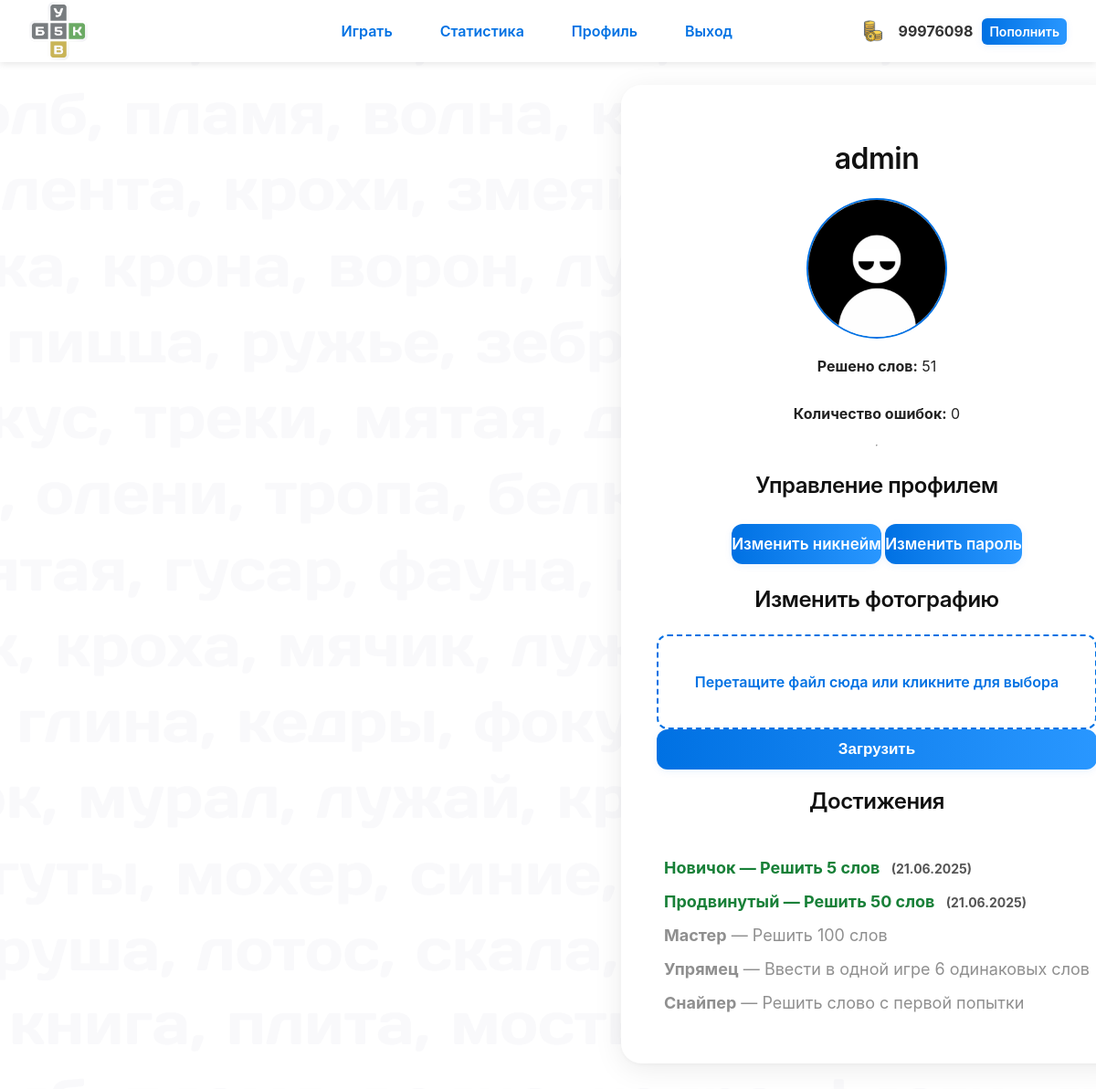
The app's page /profile (signed in) with its own data.
### app.py (models this page shows, shortened)
class User(UserMixin, db.Model):
    id = db.Column(db.Integer, primary_key=True)
    username = db.Column(db.String(50), unique=True, nullable=False)
    password_hash = db.Column(db.String(128), nullable=False)
    solved_count = db.Column(db.Integer, default=0)
    total_errors = db.Column(db.Integer, default=0)  # Общее количество
    solved_day = db.Column(db.Integer, default=0)
    solved_week = db.Column(db.Integer, default=0)
    solved_month = db.Column(db.Integer, default=0)
    stats_updated_at = db.Column(db.DateTime, default=datetime.utcnow)
    avatar_url = db.Column(db.String(255), nullable=True)
    coin_balance = db.Column(db.Integer, default=0)
    win_streak = db.Column(db.Integer, default=0)

class Achievement(db.Model):
    __tablename__ = 'achievement'
    id = db.Column(db.Integer, primary_key=True)
    name = db.Column(db.String(100), nullable=False)
    description = db.Column(db.String(255), nullable=False)
    type = db.Column(db.String(50), nullable=False)  # solved_count, repeat_guess, first_try...
    threshold = db.Column(db.Integer, nullable=False)

class UserAchievement(db.Model):
    __tablename__ = 'user_achievement'
    id = db.Column(db.Integer, primary_key=True)
    user_id = db.Column(db.Integer, db.ForeignKey('user.id'), nullable=False)
    achievement_id = db.Column(db.Integer, db.ForeignKey('achievement.id'), nullable=False)
    achieved_at = db.Column(db.DateTime, default=datetime.utcnow)

### app.py (the view)
@app.route('/profile')
@login_required
def profile():
    user = current_user
    all_achievements = Achievement.query.all()
    user_achievements = UserAchievement.query.filter_by(user_id=user.id).all()
    user_achievement_ids = {ua.achievement_id for ua in user_achievements}
    user_achievement_dates = {ua.achievement_id: ua.achieved_at for ua in user_achievements}
    return render_template(
        'profile.html',
        user=user,
        editable=True,
        all_achievements=all_achievements,
        user_achievement_ids=user_achievement_ids,
        user_achievement_dates=user_achievement_dates
    )

### app.py (called while the page is built)
@login_manager.user_loader
def load_user(user_id):
    return User.query.get(int(user_id))

@app.context_processor
def inject_balance():
    if current_user.is_authenticated:
        return {'coin_balance': current_user.coin_balance}
    return {'coin_balance': None}

### templates/profile.html (shortened to what this page needs)
{% extends "base.html" %}
{% block body %}
<div class="page-container">
<main class="container" role="main" aria-label="Профиль пользователя">
  <h1>{{ user.username }}</h1>
  <div class="profile-photo">
    {% if user.avatar_url %}
      <img src="{{ url_for('static', filename='avatars/' + user.avatar_url) }}" alt="Аватар {{ user.username }}" width="150" height="150" />
    {% else %}
      <img src="{{ url_for('static', filename='default_avatar.png') }}" alt="Аватар по умолчанию" width="150" height="150" />
    {% endif %}
  </div>
<p><strong>Решено слов:</strong> {{ user.solved_count }}</p>
<p><strong>Количество ошибок:</strong> {{ user.total_errors }}</p>
  {% if editable %}
  <hr />
  <h2>Управление профилем</h2>
  <p>
    <a href="{{ url_for('edit_nickname') }}" class="btn">Изменить никнейм</a>
    <a href="{{ url_for('edit_password') }}" class="btn">Изменить пароль</a>
  </p>
  <h2>Изменить фотографию</h2>
  <form id="avatar-form" method="POST" action="{{ url_for('edit_avatar') }}" enctype="multipart/form-data">
    <div id="drop-area" tabindex="0" aria-label="Перетащите сюда файл для загрузки аватара или нажмите для выбора" role="button">
      <p>Перетащите файл сюда или кликните для выбора</p>
    </div>
    <button type="submit" class="btn" id="upload-btn" disabled>Загрузить</button>
  </form>
  <h2>Достижения</h2>
  <ul class="achievements">
    {% for ach in all_achievements %}
      <li class="{% if ach.id in user_achievement_ids %}achieved{% endif %}">
        <strong>{{ ach.name }}</strong> — {{ ach.description }}
        {% if ach.id in user_achievement_ids %}
          <span class="date">({{ user_achievement_dates[ach.id].strftime('%d.%m.%Y') }})</span>
        {% endif %}
      </li>
    {% endfor %}
  </ul>
  {% endif %}
</div>
{% endblock %}

### templates/base.html (shortened to what this page needs)
<!DOCTYPE html>
<html lang="ru">
<head>
  <link rel="stylesheet" href="{{ url_for('static', filename='style.css') }}" />
</head>
<body>
<header class="site-header">
<nav class="nav-container" role="navigation" aria-label="Главное меню">
  <div style="width: 200px;">
    <div class="nav-logo" style="text-decoration: none;">
      <img src="{{ url_for('static', filename='logo.png') }}" alt="Логотип 5 Букв" />
    </div>
  </div>
  <ul id="primary-navigation" class="nav-list">
    <li><a href="{{ url_for('home') }}">Играть</a></li>
    <li><a href="{{ url_for('statistics') }}">Статистика</a></li>
    {% if current_user.is_authenticated %}
      <li><a href="{{ url_for('profile') }}">Профиль</a></li>
      <li><a href="{{ url_for('logout') }}">Выход</a></li>
    {% else %}
      <li><a href="{{ url_for('register') }}">Регистрация</a></li>
      <li><a href="{{ url_for('login') }}">Войти</a></li>
    {% endif %}
  </ul>
  <div class="balance">
    {% if coin_balance is not none %}
      <img src="{{ url_for('static', filename='coin.png') }}" alt="Монетки" />
      <strong>{{ coin_balance }}</strong>
      <a href="{{ url_for('buy_coins') }}" class="btn btn-small">Пополнить</a>
    {% endif %}
  </div>
</nav>
</header>
  {% block body %}{% endblock %}
</body>
</html>

### static/style.css (style rules this page uses)
html, body { height: 100%; overflow-y: auto !important; -webkit-overflow-scrolling: touch; }
body { font-family: -apple-system, BlinkMacSystemFont, "Segoe UI", Roboto, Arial, sans-serif; background-image: url("back.png"); margin: 0; padding: 0; min-height: 100vh; color: #222; overflow: hidden; }
.container { max-width: 560px; width: 95vw; background: #fff; border-radius: 22px; box-shadow: 0 6px 32px rgba(0,0,0,0.08), 0 1.5px 4px rgba(0,0,0,0.03); padding: 40px 24px 32px 24px; display: flex; flex-direction: column; align-items: center; box-sizing: border-box; justify-content: center; }
h1, h2 { font-weight: 600; letter-spacing: -0.5px; margin-bottom: 24px; color: #111; }
.btn { background: linear-gradient(90deg, #0071e3 0%, #2997ff 100%); color: #fff; border: none; padding: 12px 0; border-radius: 12px; font-size: 17px; font-weight: 600; cursor: pointer; box-shadow: 0 2px 8px rgba(0,113,227,0.08); transition: background 0.2s, box-shadow 0.2s; width: 100%; user-select: none; }
.site-header { width: 100%; background-color: #fff; box-shadow: 0 2px 8px rgba(0,0,0,0.1); padding: 0; position: sticky; top: 0; z-index: 1000; }
.nav-container { display: flex; align-items: center; justify-content: space-between; max-width: 100%; margin: 0 auto; padding: 0 32px; min-height: 68px; }
.nav-list { display: flex; align-items: center; gap: 28px; list-style: none; margin: 0; padding: 0; flex: 1; justify-content: center; }
.nav-list li { display: flex; align-items: center; }
.nav-list a { text-decoration: none; color: #0071e3; font-weight: 600; font-size: 16px; padding: 8px 12px; border-radius: 8px; transition: background-color 0.2s ease; }
.nav-logo img { height: 64px; width: auto; display: block; }
.page-container { display: flex; justify-content: center; box-sizing: border-box; width: 1920px; align-items: start; min-height: 100vh; margin: 25px auto 60px auto; gap: 25px; }
.rules-container>h2,p { text-align: center; }
.profile-photo img { border-radius: 50%; border: 2px solid #0071e3; object-fit: cover; }
a { color: #0071e3; text-decoration: none; }
.achievements { list-style: none; padding: 0; }
.achievements li { padding: 8px 0; font-size: 18px; opacity: 0.5; }
.achievements li.achieved { color: #188038; font-weight: 700; opacity: 1; }
.achievements li .date { font-size: 14px; color: #555; margin-left: 8px; }
.balance { font-weight: 600; font-size: 16px; color: #333; line-height: 1.5; display: flex; align-items: center; gap: 10px; }
.balance .btn-small { font-size: 14px; padding: 4px 8px; text-decoration: none; background-color: #0071e3; color: white; border-radius: 6px; }
.balance img { vertical-align: middle; width: 24px; height: 24px; margin-right: 6px; }
.btn-small { background-color: #0071e3; color: white; padding: 8px 16px; border-radius: 6px; border: none; cursor: pointer; font-weight: 600; font-size: 14px; transition: background-color 0.2s ease; user-select: none; }

### templates/profile.html (style rules this page uses)
#drop-area { border: 2px dashed #0071e3; border-radius: 12px; padding: 40px; text-align: center; color: #0071e3; cursor: pointer; user-select: none; transition: background-color 0.2s, border-color 0.2s; outline: none; }
#drop-area p { margin: 0; font-weight: 600; }
#upload-btn:disabled { background-color: #a8a9ab; cursor: not-allowed; }

### records on screen
User: coin_balance "99976098", username "admin", solved_count "51", total_errors "0"
Achievement: name "Новичок", description "Решить 5 слов"
UserAchievement: achieved_at "21.06.2025"
Achievement: name "Продвинутый", description "Решить 50 слов"
UserAchievement: achieved_at "21.06.2025"
Achievement: name "Мастер", description "Решить 100 слов"
Achievement: name "Упрямец", description "Ввести в одной игре 6 одинаковых слов"
Achievement: name "Снайпер", description "Решить слово с первой попытки"
